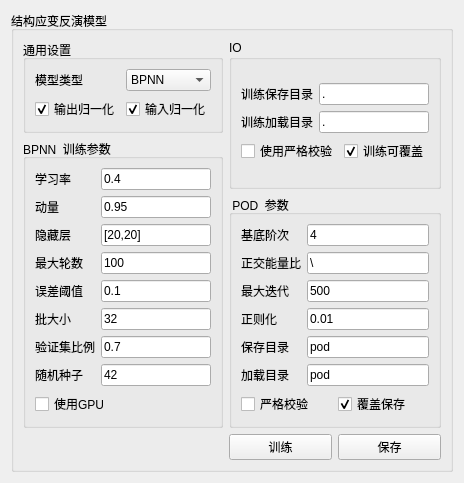
                 <widget class="QWidget" name="page_20">
                  <layout class="QGridLayout" name="gridLayout_60">
                   <item row="0" column="0">
                    <widget class="QGroupBox" name="groupBox_68">
                     <property name="title">
                      <string>结构应变反演模型</string>
                     </property>
                     <layout class="QGridLayout" name="gridLayout_52">
                      <item row="1" column="0" rowspan="2" colspan="2">
                       <widget class="QGroupBox" name="groupBox_69">
                        <property name="title">
                         <string>BPNN  训练参数</string>
                        </property>
                        <layout class="QGridLayout" name="gridLayout_53">
                         <item row="0" column="0">
                          <layout class="QVBoxLayout" name="verticalLayout_89">
                           <item>
                            <layout class="QHBoxLayout" name="horizontalLayout_86">
                             <item>
                              <layout class="QVBoxLayout" name="verticalLayout_90">
                               <item>
                                <widget class="QLabel" name="label_96">
                                 <property name="text">
                                  <string>学习率</string>
                                 </property>
                                </widget>
                               </item>
                               <item>
                                <widget class="QLabel" name="label_97">
                                 <property name="text">
                                  <string>动量</string>
                                 </property>
                                </widget>
                               </item>
                               <item>
                                <widget class="QLabel" name="label_98">
                                 <property name="text">
                                  <string>隐藏层</string>
                                 </property>
                                </widget>
                               </item>
                               <item>
                                <widget class="QLabel" name="label_99">
                                 <property name="text">
                                  <string>最⼤轮数</string>
                                 </property>
                                </widget>
                               </item>
                               <item>
                                <widget class="QLabel" name="label_100">
                                 <property name="text">
                                  <string>误差阈值</string>
                                 </property>
                                </widget>
                               </item>
                               <item>
                                <widget class="QLabel" name="label_101">
                                 <property name="text">
                                  <string>批⼤⼩</string>
                                 </property>
                                </widget>
                               </item>
                               <item>
                                <widget class="QLabel" name="label_102">
                                 <property name="text">
                                  <string>验证集⽐例</string>
                                 </property>
                                </widget>
                               </item>
                               <item>
                                <widget class="QLabel" name="label_103">
                                 <property name="text">
                                  <string>随机种⼦</string>
                                 </property>
                                </widget>
                               </item>
                              </layout>
                             </item>
                             <item>
                              <layout class="QVBoxLayout" name="verticalLayout_91">
                               <item>
                                <widget class="QLineEdit" name="lineEdit_BPNNInvert_17">
                                 <property name="text">
                                  <string>0.4</string>
                                 </property>
                                </widget>
                               </item>
                               <item>
                                <widget class="QLineEdit" name="lineEdit_BPNNInvert_18">
                                 <property name="text">
                                  <string>0.95</string>
                                 </property>
                                </widget>
                               </item>
                               <item>
                                <widget class="QLineEdit" name="lineEdit_BPNNInvert_19">
                                 <property name="text">
                                  <string>[20,20]</string>
                                 </property>
                                </widget>
                               </item>
                               <item>
                                <widget class="QLineEdit" name="lineEdit_BPNNInvert_20">
                                 <property name="text">
                                  <string>100</string>
                                 </property>
                                </widget>
                               </item>
                               <item>
                                <widget class="QLineEdit" name="lineEdit_BPNNInvert_21">
                                 <property name="text">
                                  <string>0.1</string>
                                 </property>
                                </widget>
                               </item>
                               <item>
                                <widget class="QLineEdit" name="lineEdit_BPNNInvert_22">
                                 <property name="text">
                                  <string>32</string>
                                 </property>
                                </widget>
                               </item>
                               <item>
                                <widget class="QLineEdit" name="lineEdit_BPNNInvert_23">
                                 <property name="text">
                                  <string>0.7</string>
                                 </property>
                                </widget>
                               </item>
                               <item>
                                <widget class="QLineEdit" name="lineEdit_BPNNInvert_24">
                                 <property name="text">
                                  <string>42</string>
                                 </property>
                                </widget>
                               </item>
                              </layout>
                             </item>
                            </layout>
                           </item>
                           <item>
                            <widget class="QCheckBox" name="checkBox_BPNNInvertGpu_3">
                             <property name="text">
                              <string>使⽤GPU</string>
                             </property>
                             <property name="checked">
                              <bool>false</bool>
                             </property>
                            </widget>
                           </item>
                          </layout>
                         </item>
                        </layout>
                       </widget>
                      </item>
                      <item row="3" column="3">
                       <widget class="QPushButton" name="pushButton_55">
                        <property name="text">
                         <string>保存</string>
                        </property>
                       </widget>
                      </item>
                      <item row="0" column="0" colspan="2">
                       <widget class="QGroupBox" name="groupBox_70">
                        <property name="title">
                         <string>通⽤设置</string>
                        </property>
                        <layout class="QGridLayout" name="gridLayout_54">
                         <item row="0" column="0">
                          <layout class="QHBoxLayout" name="horizontalLayout_87">
                           <item>
                            <widget class="QLabel" name="label_104">
                             <property name="text">
                              <string>模型类型</string>
                             </property>
                            </widget>
                           </item>
                           <item>
                            <widget class="QComboBox" name="comboBox_InvertType_3">
                             <item>
                              <property name="text">
                               <string>BPNN</string>
                              </property>
                             </item>
                            </widget>
                           </item>
                          </layout>
                         </item>
                         <item row="1" column="0">
                          <layout class="QHBoxLayout" name="horizontalLayout_88">
                           <item>
                            <widget class="QCheckBox" name="checkBox_InvertOut_3">
                             <property name="text">
                              <string>输出归⼀化</string>
                             </property>
                             <property name="checked">
                              <bool>true</bool>
                             </property>
                             <property name="tristate">
                              <bool>false</bool>
                             </property>
                            </widget>
                           </item>
                           <item>
                            <widget class="QCheckBox" name="checkBox_InvertIn_3">
                             <property name="text">
                              <string>输⼊归⼀化</string>
                             </property>
                             <property name="checked">
                              <bool>true</bool>
                             </property>
                            </widget>
                           </item>
                          </layout>
                         </item>
                        </layout>
                       </widget>
                      </item>
                      <item row="3" column="2">
                       <widget class="QPushButton" name="pushButton_64">
                        <property name="text">
                         <string>训练</string>
                        </property>
                       </widget>
                      </item>
                      <item row="2" column="2" colspan="2">
                       <widget class="QGroupBox" name="groupBox_71">
                        <property name="title">
                         <string> POD  参数</string>
                        </property>
                        <layout class="QGridLayout" name="gridLayout_55">
                         <item row="0" column="0">
                          <layout class="QGridLayout" name="gridLayout_56">
                           <item row="0" column="0" colspan="2">
                            <layout class="QHBoxLayout" name="horizontalLayout_89">
                             <item>
                              <layout class="QVBoxLayout" name="verticalLayout_92">
                               <item>
                                <widget class="QLabel" name="label_105">
                                 <property name="text">
                                  <string>基底阶次</string>
                                 </property>
                                </widget>
                               </item>
                               <item>
                                <widget class="QLabel" name="label_106">
                                 <property name="text">
                                  <string>正交能量⽐</string>
                                 </property>
                                </widget>
                               </item>
                               <item>
                                <widget class="QLabel" name="label_107">
                                 <property name="text">
                                  <string>最⼤迭代</string>
                                 </property>
                                </widget>
                               </item>
                               <item>
                                <widget class="QLabel" name="label_108">
                                 <property name="text">
                                  <string>正则化</string>
                                 </property>
                                </widget>
                               </item>
                               <item>
                                <widget class="QLabel" name="label_109">
                                 <property name="text">
                                  <string>保存⽬录</string>
                                 </property>
                                </widget>
                               </item>
                               <item>
                                <widget class="QLabel" name="label_110">
                                 <property name="text">
                                  <string>加载⽬录</string>
                                 </property>
                                </widget>
                               </item>
                              </layout>
                             </item>
                             <item>
                              <layout class="QVBoxLayout" name="verticalLayout_93">
                               <item>
                                <widget class="QLineEdit" name="lineEdit_PODInvert_13">
                                 <property name="text">
                                  <string>4</string>
                                 </property>
                                </widget>
                               </item>
                               <item>
                                <widget class="QLineEdit" name="lineEdit_PODInvert_14">
                                 <property name="text">
                                  <string>\</string>
                                 </property>
                                </widget>
                               </item>
                               <item>
                                <widget class="QLineEdit" name="lineEdit_PODInvert_15">
                                 <property name="text">
                                  <string>500</string>
                                 </property>
                                </widget>
                               </item>
                               <item>
                                <widget class="QLineEdit" name="lineEdit_PODInvert_16">
                                 <property name="text">
                                  <string>0.01</string>
                                 </property>
                                </widget>
                               </item>
                               <item>
                                <widget class="QLineEdit" name="lineEdit_PODInvert_17">
                                 <property name="text">
                                  <string>pod</string>
                                 </property>
                                </widget>
                               </item>
                               <item>
                                <widget class="QLineEdit" name="lineEdit_PODInvert_18">
                                 <property name="text">
                                  <string>pod</string>
                                 </property>
                                </widget>
                               </item>
                              </layout>
                             </item>
                            </layout>
                           </item>
                           <item row="1" column="0">
                            <widget class="QCheckBox" name="checkBox_PODInvertVerify_3">
                             <property name="text">
                              <string>严格校验</string>
                             </property>
                             <property name="checked">
                              <bool>false</bool>
                             </property>
                            </widget>
                           </item>
                           <item row="1" column="1">
                            <widget class="QCheckBox" name="checkBox_PODInvertCover_3">
                             <property name="text">
                              <string>覆盖保存</string>
                             </property>
                             <property name="checked">
                              <bool>true</bool>
                             </property>
                            </widget>
                           </item>
                          </layout>
                         </item>
                        </layout>
                       </widget>
                      </item>
                      <item row="0" column="2" rowspan="2" colspan="2">
                       <widget class="QGroupBox" name="groupBox_72">
                        <property name="title">
                         <string>IO</string>
                        </property>
                        <layout class="QGridLayout" name="gridLayout_57">
                         <item row="0" column="0">
                          <layout class="QGridLayout" name="gridLayout_58">
                           <item row="0" column="0">
                            <layout class="QGridLayout" name="gridLayout_59">
                             <item row="0" column="0">
                              <widget class="QLabel" name="label_111">
                               <property name="text">
                                <string>训练保存⽬录</string>
                               </property>
                              </widget>
                             </item>
                             <item row="0" column="1">
                              <widget class="QLineEdit" name="lineEdit_Invert_Savedir_3">
                               <property name="text">
                                <string>.</string>
                               </property>
                              </widget>
                             </item>
                             <item row="1" column="0">
                              <widget class="QLabel" name="label_112">
                               <property name="text">
                                <string>训练加载⽬录</string>
                               </property>
                              </widget>
                             </item>
                             <item row="1" column="1">
                              <widget class="QLineEdit" name="lineEdit_Invert_Loaddir_3">
                               <property name="text">
                                <string>.</string>
                               </property>
                              </widget>
                             </item>
                            </layout>
                           </item>
                           <item row="1" column="0">
                            <layout class="QHBoxLayout" name="horizontalLayout_90">
                             <item>
                              <widget class="QCheckBox" name="checkBox_IOInvertVerify_3">
                               <property name="text">
                                <string>使⽤严格校验</string>
                               </property>
                               <property name="checked">
                                <bool>false</bool>
                               </property>
                              </widget>
                             </item>
                             <item>
                              <widget class="QCheckBox" name="checkBox_IOInvertCover_3">
                               <property name="text">
                                <string>训练可覆盖</string>
                               </property>
                               <property name="checked">
                                <bool>true</bool>
                               </property>
                              </widget>
                             </item>
                            </layout>
                           </item>
                          </layout>
                         </item>
                        </layout>
                       </widget>
                      </item>
                     </layout>
                    </widget>
                   </item>
                  </layout>
                 </widget>
